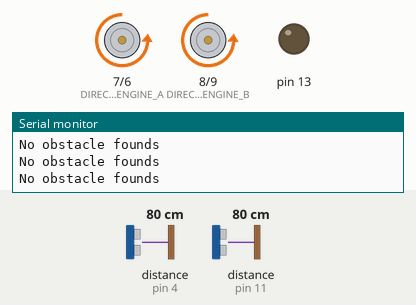
Recording of a sketch running on a simulated Arduino Uno, built with avr-gcc and run on an emulated ATmega328P. Shown: direction and speed pins drawn as motors (green arrow = direction pin HIGH = forward, orange = LOW = backward, longer = more drive), output pins drawn as LEDs (lit = HIGH), the last lines printed to the serial monitor. Wiring (inferred from the names in the program): 2 × ultrasonic range finder: trigger pin 5, echo pin 4 / trigger pin 10, echo pin 11. The test bench sets the inputs (shaded band); at power-on: distance to the obstacle (sensors on pin 4, pin 11) 80 cm. The echo pulse lasts 58.3 µs per cm; pins used as bus, display or sensor lines are not drawn.

Above: at 2.1 s.
2.2 s: distance to the obstacle (sensor on pin 4) set to 35 cm
At 3.4 s:
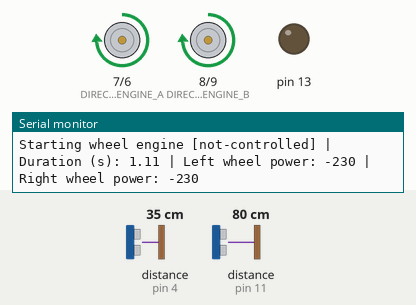
5.2 s: distance to the obstacle (sensor on pin 11) set to 2 cm
At 5.29 s:
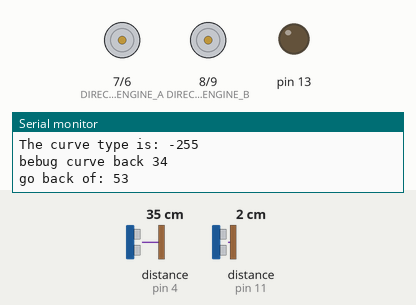
6.9 s: distance to the obstacle (sensor on pin 4) set to 2 cm
Timing chart, 0 to 15.9 s (numbered marks = the images above; inputs shaded):
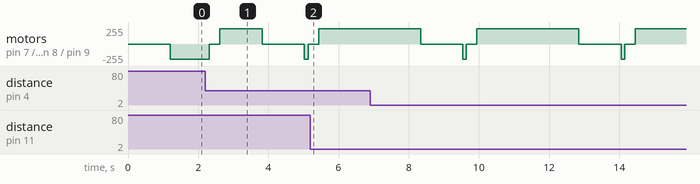

The sketch:

path.ino
```cpp
#include "ultrasonic.h"
#include "curves_control.h"

#include "constants.h"
#include "engines.h"
#include "segments.h"
#include "esc_control.h"


#define SEGMENT_LENGTH 200

int curving = 0;
int movement_return;
int lenght_go_back = 0;


void setup ()
{

   // LiquidCrystal_I2C lcd(0x27,20,4);
   // lcd.init();
   // lcd.backlight();


   /*

   esc_setup();
   delay(3000);
   engines_stop();

   */

   Serial.begin(9600);
   /*Serial.println(distance(trig1, echo1));*/
   pinMode(ULTRASONIC_ECHO_PIN_1, INPUT);
   pinMode(ULTRASONIC_TRIGGER_PIN_1, OUTPUT);
   pinMode(ULTRASONIC_ECHO_PIN_2, INPUT);
   pinMode(ULTRASONIC_TRIGGER_PIN_2, OUTPUT);
   pinMode(PWM_PIN_ENGINE_A, OUTPUT);
   pinMode(DIRECTION_PIN_ENGINE_A, OUTPUT);
   pinMode(PWM_PIN_ENGINE_B, OUTPUT);
   pinMode(DIRECTION_PIN_ENGINE_B, OUTPUT);
   //pinMode(BUTTON_PIN, INPUT);
   pinMode(13, OUTPUT);


   //esc_on();


}


void loop ()
{


   delay(1000);
   logDebug(String("Engines go forward"));

   curving = go_forward(SEGMENT_LENGTH);
   logDebug(String("The curve type is: ") + String(curving));
   if (curving == GO_BACK)
   {
      lenght_go_back = curve_back();
      logDebug(String("GO BACK: ") + String(lenght_go_back) + String("cm"));
      movement_return = go_back(lenght_go_back);
   }
   if (curving == CURVE_RIGHT)
   {
      movement_return = turn_right90();
   }
   if (curving == CURVE_LEFT)
   {
      movement_return = turn_left90();
   }
   if (curving == TURN_180)
   {
      movement_return = turn_right180();
   }
   if(movement_return == MOVEMENT_OK)
   {
      logDebug(String("Movement return: MOVEMENT OK"));
   }


}
```

constants.h
```cpp
#define BLADE_WIDTH  23
#define BUTTON_PIN 2
#define ROBOT_WIDTH 42

#define spazio_curva  28.3
```

curves_control.h
```cpp
#define CURVE_RIGHT 90
#define CURVE_LEFT -90
#define TURN_180 180
#define RANGE_US_ERROR 5

#define MOVEMENT_OBSTACLE_DISTANCE 55 //distance treshold (cm) to block current movement
#define MOVMENT_DISTANCE_GO_BACK 50
#define MOVEMENT_OK 0
#define GO_BACK -255


/* Uso di due ultrasuoni per verificare tipo di curvatura da eseguire */

/* Decide da quale parte curvare */
/* Restituisce un valore CURVE_RIGHT, CURVE_LEFT, TURN_180 */
long curve_RL()
{
    delay(50);
    int left_US = get_obstacle_distance(ULTRASONIC_TRIGGER_PIN_2, ULTRASONIC_ECHO_PIN_2);
    delay(50);
    int right_US = get_obstacle_distance(ULTRASONIC_TRIGGER_PIN_1, ULTRASONIC_ECHO_PIN_1);
    if (right_US < MOVEMENT_OBSTACLE_DISTANCE || left_US < MOVEMENT_OBSTACLE_DISTANCE)
    {
        if (right_US < MOVMENT_DISTANCE_GO_BACK || left_US < MOVMENT_DISTANCE_GO_BACK)
        {
            logDebug(String("GO BACK, distance right: ") + String(right_US) + String(" cm, distance left: ") + String(left_US) + String(" cm"));

            return GO_BACK;
        }
        if ((left_US - RANGE_US_ERROR) < right_US  && right_US < (left_US + RANGE_US_ERROR))
        {
            logDebug(String("TURN 180°, distance right: ") + String(right_US) + String(" cm, distance left: ") + String(left_US) + String(" cm"));
            return(TURN_180);
        }
        else
        {
            if(right_US > left_US)
            {
                logDebug(String("TURN RIGHT 90°, distance right: ") + String(right_US) + String(" cm, distance left: ") + String(left_US) + String(" cm"));
                return (CURVE_RIGHT);
            }
            if (right_US < left_US)
            {
                logDebug(String("TURN LEFT 90°, distance right: ") + String(right_US) + String(" cm, distance left: ") + String(left_US) + String(" cm"));
                return (CURVE_LEFT);
            }
        }
    }
    else
    {
        logDebug(String("No obstacle founds"));
        return MOVEMENT_OK;
    }
}

/* Calcola la distanza di arretramento nel caso di curva troppo stretta con ostacolo davanti */
long curve_back()
{
    delay(50);
    int right_US = get_obstacle_distance(ULTRASONIC_TRIGGER_PIN_1, ULTRASONIC_ECHO_PIN_1);
    delay(50);
    int left_US = get_obstacle_distance(ULTRASONIC_TRIGGER_PIN_2, ULTRASONIC_ECHO_PIN_2);
    if (right_US <= MOVMENT_DISTANCE_GO_BACK || left_US <= MOVMENT_DISTANCE_GO_BACK)
    {
        if (right_US < left_US)
        {
            logDebug(String("bebug curve back ") + String(right_US));
            logDebug(String("go back of: ") + String(MOVEMENT_OBSTACLE_DISTANCE - right_US));
            return (MOVEMENT_OBSTACLE_DISTANCE - right_US);
        }
        if (right_US > left_US)
        {
            logDebug(String("bebug curve back ") + String(right_US));
            logDebug(String("go back of: ") + String(MOVEMENT_OBSTACLE_DISTANCE - left_US));
            return (MOVEMENT_OBSTACLE_DISTANCE - left_US);
        }
    }
}
```

display.h
```cpp
#include <Wire.h>
#include <LiquidCrystal_I2C.h>

LiquidCrystal_I2C lcd(0x27,16,2);

bool lcd_initialized = false;

void setupLCD() {
    if (!lcd_initialized) {
        lcd.init();
        lcd.backlight();
        lcd_initialized = true;
    }
}


void display_print(int row, String message) {
    setupLCD();
    lcd.setCursor(0,row);
    lcd.print(message);
}
```

engines.h
```cpp
#define ENGINE_MAX 230 //33 rpm a vuoto

#define ENGINE_DELAY 1000
//#define ULTRASONIC_QUERY_TIME 400 everysecond
#define ENGINE_STEP_DELAY 100 //Delay per ogni step di motore

#define MOVEMENT_OBSTACLE_FOUND -10
#define MOVEMENT_GENERIC_ERROR -1
#define US_DELAY 200

//motor A
#define DIRECTION_PIN_ENGINE_A  7
#define PWM_PIN_ENGINE_A  6

//motor B
#define DIRECTION_PIN_ENGINE_B  8
#define PWM_PIN_ENGINE_B  9

int us_query = 0;


//Delay on engine movement
void engines_delay() {
  delay(ENGINE_DELAY);
}


//Set the engines power, integer value from 0 to 255
void engines(int left_power, int right_power)
{

  if(right_power >= 0)
  {

    analogWrite(PWM_PIN_ENGINE_A, right_power);
    digitalWrite(DIRECTION_PIN_ENGINE_A, LOW);

  }
  if(right_power < 0)
  {
    analogWrite(PWM_PIN_ENGINE_A, (right_power*-1));
    digitalWrite(DIRECTION_PIN_ENGINE_A, HIGH);

  }
  if(left_power >= 0)
  {

    analogWrite(PWM_PIN_ENGINE_B, left_power);
    digitalWrite(DIRECTION_PIN_ENGINE_B, LOW);

  }
  if(left_power < 0)
  {
    analogWrite(PWM_PIN_ENGINE_B, (left_power*-1));
    digitalWrite(DIRECTION_PIN_ENGINE_B, HIGH);
  }

}

//Stop each engine
int engines_stop()
{
  engines(0,0);
  return 0;
}


//Moves left at max power for <duration> seconds
int engines_movement_controlled(float duration, int power_left, int power_right) {

   logDebug(String("Starting wheel engine [controlled] | Duration (s): ")+String(duration) + " | Left wheel power: " + String(power_left) + String(" | Right wheel power: ") + String(power_right));
   engines(power_left, power_right);

   int duration_millseconds = (int)(duration * 1000);
   int curr_time =0;
   int movement_result = 0;

   while ((curr_time < duration_millseconds) && movement_result == 0)
   {
      //logDebug(String(curr_time));
      if (us_query == 2)
      {
        movement_result = curve_RL();
        us_query = 0;
      }
      //tempo medio impiegato dal check ultrasuoni
      curr_time = curr_time + US_DELAY;
      us_query ++;
      //idea per controllare la posizione in futuro
      //float lenght_percurred = map(curr_time, 0, duration_millseconds, 0, lenght); questo sarebe interessante per determinare la posizione del robot, bisognerebbe trovare il modo di dargli la lunghezza che deve percorrere
   }
    engines(0,0);
    return movement_result;
}

int engines_movement(float duration, int power_left, int power_right) {

  logDebug(String("Starting wheel engine [not-controlled] | Duration (s): ")+String(duration) + " | Left wheel power: " + String(power_left) + String(" | Right wheel power: ") + String(power_right));

  engines(power_left, power_right);

  int duration_millseconds = (int)(duration * 1000);
  int curr_time =0;
  int movement_result = 0;

  while ((curr_time < duration_millseconds) && movement_result == 0)
  {
      //logDebug(String(curr_time));
      delay(ENGINE_STEP_DELAY);
      curr_time = curr_time + ENGINE_STEP_DELAY;

  }
  engines(0,0);

  if (!movement_result == 0 )
  {
    logDebug(String("Detected error in movement result - Sopping engines"));
  }
return movement_result;
}


//Moves left at max power for <duration> seconds
int engines_left(float duration) {
   return engines_movement(duration,0,ENGINE_MAX);
}

//Moves right at max power
int engines_right(float duration) {
   return engines_movement(duration,ENGINE_MAX,0);
}


//Moves back at max power
int engines_back(float duration) {
  return engines_movement(duration,-ENGINE_MAX, -ENGINE_MAX);
}

//Moves forward at max power
int engines_forward(float duration) {
  return engines_movement_controlled(duration,ENGINE_MAX, ENGINE_MAX);
}


      //Check ultrasensor every ULTRASONIC_QUERY_TIME millisecs doing division module
      //int division_mod = (curr_time) % ULTRASONIC_QUERY_TIME;

      // if (division_mod == 0)
      // {
      //   Serial.println("esisto ancora3");
      //   obstacle_distance = get_obstacle_distance(ULTRASONIC1_TRIGGER_PIN,ULTRASONIC1_ECHO_PIN);
      //   Serial.println(obstacle_distance);
      //   // obstacle_found = (obstacle_distance < MOVEMENT_OBSTACLE_DISTANCE);
      //   obstacle_found = (10 < 20);
      //   Serial.println(obstacle_found);
      // }
```

esc_control.h
```cpp
#include <Servo.h>

#define ESC_PIN  3
#define ESC_OFF 1000
#define ESC_ON 1300 //ESC ON PUO' ANDARE DA 1000 A 2000
int ON_OFF = 1;
int  ON_OFF_ESC_PIN = BUTTON_PIN;

Servo esc;

void esc_on()
{
    esc.writeMicroseconds(ESC_ON);
}

void esc_off()
{
    esc.writeMicroseconds(ESC_OFF);
}

void esc_botton_toggle()
{
    if(digitalRead(ON_OFF_ESC_PIN) == HIGH)
    {
        ON_OFF = ON_OFF * -1;
    }
    if(ON_OFF < 0)
    {
        esc_on();
    }
    else
    {
        esc_off();
    }

}


void esc_setup ()
{
    esc.attach(ESC_PIN);
    //ESC setup for starting up.
    delay(1000);
    esc_off();
    delay(5000);
    esc_on();
    delay(3000);
    esc_off();
}
```

logging.h
```cpp
#include "display.h"

#define DEBUG_LEVEL 5
#define INFO_LEVEL  1

#define LOG_LEVEL 5 //1 INFO, 5 DEBUG
#define LOG_TO_SERIAL true
#define LOG_TO_LCD false


void logDebug(String message, float value) {

    if (LOG_LEVEL >= DEBUG_LEVEL) {
        if(LOG_TO_SERIAL == true){
            Serial.print(message);
            Serial.println(value);
        }
        if(LOG_TO_LCD == true){
            display_print(0,message);
            display_print(1,String(value));
        }
    }
}

void logDebug(String message) {

    if (LOG_LEVEL >= DEBUG_LEVEL) {
        if(LOG_TO_SERIAL == true){
            Serial.println(message);
        }
        if(LOG_TO_LCD == true){
            display_print(0,message);
        }
    }
}


void logInfo(String message) {
    if (LOG_LEVEL >= INFO_LEVEL) {
        if(LOG_TO_SERIAL == true){
            Serial.println(message);
        }
        if(LOG_TO_LCD == true){
            display_print(0,message);
        }
    }
}
void logInfo(String message, float value){
    if (LOG_LEVEL >= INFO_LEVEL) {
        if(LOG_TO_SERIAL == true){
            Serial.print(message);
            Serial.println(value);
        }
        if(LOG_TO_LCD == true){
            display_print(0,message);
            display_print(1,String(value));
        }
    }
}
```

segments.h
```cpp
//wheel diameter in centimeters
#define WHEEL_DIAMETER 12
#define RPM 30
#define CURVE_LENGHT 65.94

#define distanza_curva  20
#define ROBOT_LARGE 42


//Solo questa classe lo può utilizzare
float segment_time(int wheel_diamater,float segment_length)
{
  float rps = ((float) RPM) / 60;


  float circumference = wheel_diamater * 3.14;
  logDebug("Circumference: ",circumference);

  float rotation_number = segment_length / circumference;
  logDebug("rotation_number: ",rotation_number);

  float segment_time_result = rotation_number / rps;
  logDebug("segment_time_result: ",segment_time_result);
  return segment_time_result;

}


int turn_right90() {
  int movement_result=0;

  float seg_time = segment_time((int)WHEEL_DIAMETER, CURVE_LENGHT);
  movement_result=engines_right(seg_time);
  return movement_result;

}

int turn_left90() {
  int movement_result=0;

  float seg_time = segment_time((int)WHEEL_DIAMETER, CURVE_LENGHT);
  movement_result = engines_left(seg_time);
  return movement_result;
}

int turn_right_xx (int grade)
{
  int movement_result=0;
  int lenght_curve = (grade*(ROBOT_LARGE*6.28))/360; //grade / 360° = lenght_curve / (ROBOT_LARGE*6.28)
  float seg_time = segment_time((int)WHEEL_DIAMETER, lenght_curve);

  movement_result=engines_right(seg_time);
  return movement_result;
}

int turn_left_xx (int grade)
{
  int movement_result=0;
  int lenght_curve = (grade*(ROBOT_LARGE*6.28))/360; //grade / 360° = lenght_curve / (ROBOT_LARGE*6.28)
  float seg_time = segment_time((int)WHEEL_DIAMETER, lenght_curve);

  movement_result=engines_left(seg_time);
  return movement_result;
}

int turn_right180() {
  int movement_result=0;

  movement_result=turn_right_xx(180);
  return movement_result;
}


int turn_left180() {
  int movement_result=0;

  movement_result=turn_left_xx(180);
  return movement_result;
}

int go_back(float segment_length) {
  int movement_result=0;
  float seg_time = segment_time(WHEEL_DIAMETER, segment_length);
  movement_result = engines_back(seg_time);
  return movement_result;
}


int go_forward(float segment_length)
{
  int movement_result=0;
  float seg_time = segment_time(WHEEL_DIAMETER, segment_length);

  logDebug(String("Go forward for time (sec) ") + String(seg_time));
  logDebug(String("Segment length (cm): ") + String(segment_length));

  movement_result = engines_forward(seg_time);

  if (movement_result != MOVEMENT_OK)
  {
    //movement_result = engines_stop(); //per ora spengo
    if (movement_result == MOVEMENT_GENERIC_ERROR)
    {
      logDebug(String("generic movement error"));
      movement_result = MOVEMENT_GENERIC_ERROR;
      engines_stop();
    }
    if (movement_result == GO_BACK)
    {
      logDebug(String("GO BACK"));
      engines_stop();
      movement_result = GO_BACK;
    }
    else
    {
      logDebug(String("obstacle found"));
    }
  }
  return movement_result;
}
```

ultrasonic.h
```cpp
#include "logging.h"
//Ultrasonic constant to compute obstacle distance
#define ULTRASONIC_PARAMETER 0.034

// Ultrasonic does not sense any obstacle (too far or too close)
#define ULTRASONIC_OUTOFRANGE 38000

//First ultrasonic sensor PINS
#define ULTRASONIC_ECHO_PIN_1  4
#define ULTRASONIC_TRIGGER_PIN_1  5

//Second ultrasonic sensor PINS
#define ULTRASONIC_ECHO_PIN_2  11
#define ULTRASONIC_TRIGGER_PIN_2  10

#define ULTRASONIC_ENABLED true
#define VERY_LONG_DINSTANCE 1000

//Computes distance from obstacle in centimeters
//Argumnents trigger_pin and echo_pin on arduino for ultrasonic sensor
long get_obstacle_distance(int trigger_pin, int echo_pin)
{
    //logDebug(String("Start US"));

    digitalWrite(trigger_pin, LOW);
    digitalWrite(trigger_pin, HIGH);
    delayMicroseconds(10);
    digitalWrite(trigger_pin, LOW);
    //logDebug(String("50 ms delay"));

    long rotation = pulseIn(echo_pin, HIGH);
    //logDebug(String("ROTATION: ") + String(rotation));

    // if  (rotation == 0) {
    //     Serial.println("MAX: resetting sensor");
    //     pinMode(echo_pin, OUTPUT);
    //     delay(150);
    //     digitalWrite(echo_pin, LOW);
    //     delay(150);
    //     pinMode(echo_pin, INPUT);
    //     delay(150);
    //     rotation = pulseIn(echo_pin, HIGH);
    //     logDebug(String("Rotation after reset: "));
    // }

    long distance = ULTRASONIC_PARAMETER * rotation / 2;
    //logDebug(String("DISTANCE: ") + String(distance));
    if ((rotation > ULTRASONIC_OUTOFRANGE) || !ULTRASONIC_ENABLED)
    {
        logDebug(String("End US, distance (cm): out of range"));
        return VERY_LONG_DINSTANCE;
    }
    else
    {
        //logDebug(String("End US") + String(distance));
        return distance;
    }
}
```
